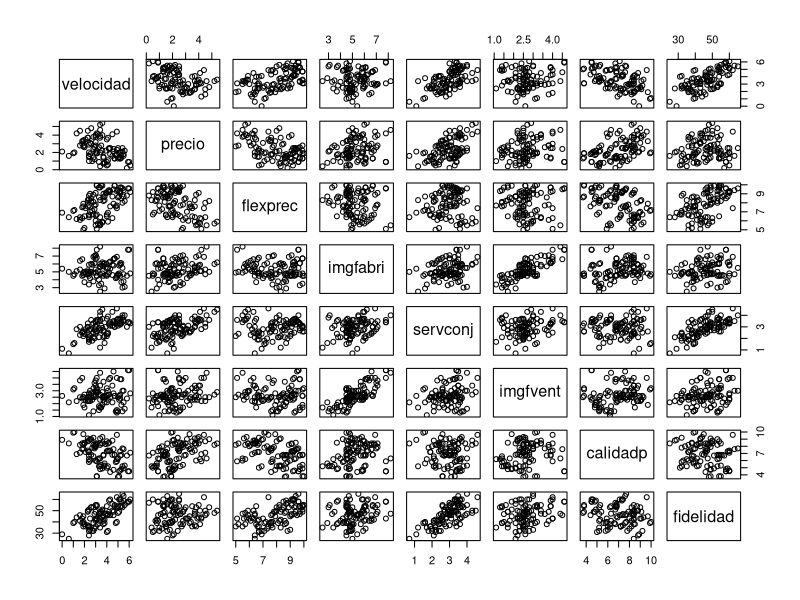
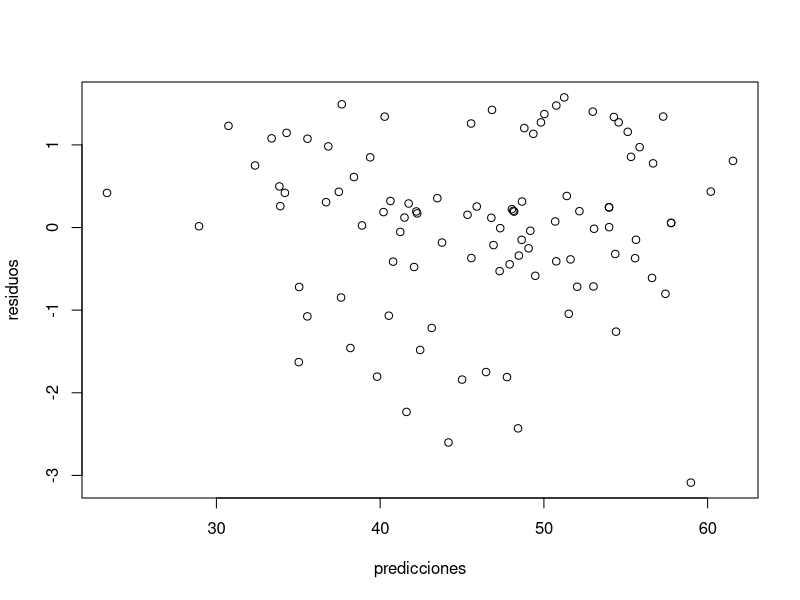
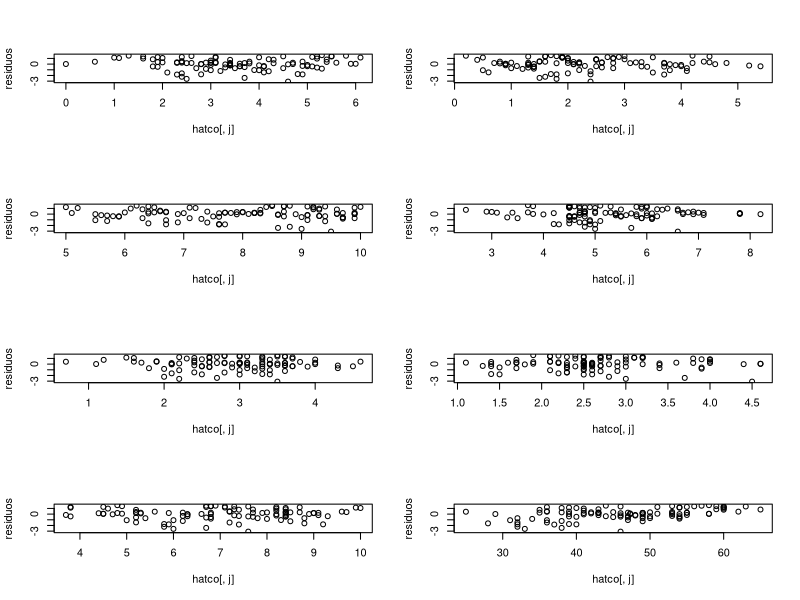
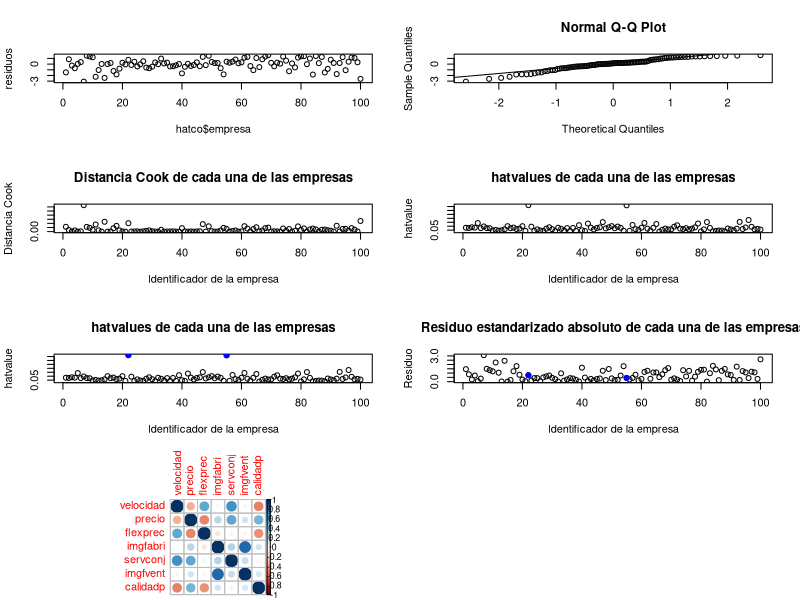

Here is the R script that generated these plots, in order:
## ---- chunk 1
hatco <- read.csv("hatco2.csv", header = TRUE, as.is = NA)
## ---- chunk 2
head(hatco, 10)
## ---- chunk 3
str(hatco)
## ---- chunk 4
plot(hatco[,c(6:13)])
## ---- chunk 5
mod1 <- lm(fidelidad~velocidad+precio+flexprec+imgfabri+servconj+imgfvent+calidadp, hatco)
mod1
## ---- chunk 6
print(summary(mod1))
## ---- chunk 7
anovares <- anova(mod1)
anovares
## ---- chunk 8
residuos <- rstandard(mod1)
predicciones <- mod1$fitted.values #' Las predicciones ya nos las da el objeto devuelto por lm
## ---- chunk 9
plot(predicciones, residuos)
## ---- chunk 10
par(mfrow=c(4,2))
for(j in 6:13){
  plot(hatco[, j], residuos)
}
## ---- chunk 11
plot(hatco$empresa, residuos)
## ---- chunk 12
# TODO -- no consigo instalar esta libreria
# library(lmtest)
# dwtest(modelo)
## ---- chunk 13
# Tomamos la media y desviacion de los residuos, porque estos parametros son necesarios para la
# funcion ks.test. Si no pasamos estos parametros, se supone media cero y desviacion 1
# Notar que deberian ser media cero y desviacion uno porque son residuos estandarizados. Pero tomamos
# estos valores por si han ocurrido errores numericos, paliarlos un poco
residuos.mean <- mean(residuos)
residuos.sd <- sd(residuos)


# Especificamos "pnorm" porque es la cdf de la distribucion con la que queremos comprobar
ks.test(residuos, "pnorm", residuos.mean, residuos.sd)
## ---- chunk 14
residuos.mean
residuos.sd
## ---- chunk 15
qqnorm(residuos)

# Usamos qqline para mostrar la linea que deberia seguir los datos para que al distribucion
# siguiese realmente una distribucion normal
qqline(residuos)
## ---- chunk 16
# Esta libreria no viene instalada por defecto, asi que hay que instalarla
# antes de usarla antes de usarla
# TODO -- descomentar cuando tenga instalada la libreria
# library(car)
## ---- chunk 17
# Selecciono aquellas filas que cumplen la condicion buscada
empresas_anomalas <- hatco[abs(residuos) > 2.5, ]$empresa
empresas_anomalas
## ---- chunk 18
# Selecciono aquellas filas que cumplen la condicion buscada
empresas_anomalas <- hatco[abs(residuos) > 2, ]$empresa
empresas_anomalas
## ---- chunk 19
distancias <- cooks.distance(mod1)
plot(
     hatco$empresa, distancias,
     main = "Distancia Cook de cada una de las empresas",
     ylab = "Distancia Cook",
     xlab = "Identificador de la empresa"
)
## ---- chunk 20
empresas_distancias_anomalas <- hatco[distancias > 0.05, ]$empresa
empresas_distancias_anomalas
## ---- chunk 21
# TODO -- descomentar cuando consiga instalar la libreria
# library(car)
# influenceIndexPlot(mod1)
## ---- chunk 22
hatvalues <- hatvalues(mod1)
plot(
    hatco$empresa, hatvalues,
    main = "hatvalues de cada una de las empresas",
    ylab = "hatvalue",
    xlab = "Identificador de la empresa"
)
## ---- chunk 23
empresas_hatvalues_anomalos <- hatco[hatvalues > 0.35, ]$empresa
empresas_hatvalues_anomalos
## ---- chunk 24
# Muestro graficamente estas empresas anomalas
plot(
    hatco$empresa, hatvalues,
    main = "hatvalues de cada una de las empresas",
    ylab = "hatvalue",
    xlab = "Identificador de la empresa"
)

# pch = 21 es para que el circulo salga rellenado y no vacio
points(empresas_hatvalues_anomalos, hatvalues[empresas_hatvalues_anomalos], col = "blue", pch = 19)
## ---- chunk 25
residuos_empresas_muy_influyentes <- residuos[empresas_hatvalues_anomalos]
residuos_empresas_muy_influyentes
## ---- chunk 26
# Muestro los residuos de todas las empresas
plot(
    hatco$empresa, abs(residuos),
    main = "Residuo estandarizado absoluto de cada una de las empresas",
    ylab = "Residuo",
    xlab = "Identificador de la empresa"
)

# Ahora localizo las dos empresas que estamos estudiando
# pch = 21 es para que el circulo salga rellenado y no vacio
points(
    empresas_hatvalues_anomalos, abs(residuos[empresas_hatvalues_anomalos]),
    col = "blue", pch = 19
)
## ---- chunk 27

# Repito este calculo porque hemos usado la misma variable para detectar
# anomalias con 2.0 en vez de con 2.5
empresas_anomalas <- hatco[abs(residuos) > 2.5, ]$empresa

# Filtramos el dataset
hatcoclean <- hatco[hatco$empresa != empresas_anomalas, ]

# Miramos que solo tengamos 98 filas en el dataset limpiado
nrow(hatcoclean)
## ---- chunk 28
mod2 <- lm(fidelidad~velocidad+precio+flexprec+imgfabri+servconj+imgfvent+calidadp, hatcoclean)
mod2
## ---- chunk 29
print(summary(mod2))
## ---- chunk 30
anovares <- anova(mod2)
anovares
## ---- chunk 31
R <- cor(hatcoclean[, 6:12])
R
## ---- chunk 32
library(corrplot)
corrplot(R)
## ---- chunk 33
ai <- eigen(R)$values
cond_val <- sqrt(max(ai) / min(ai))
cond_val
## ---- chunk 34
# TODO -- necesitamos disponer de la libreria car instalada en el sistema
# vif(mod2)
